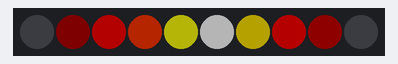
A sketch run on a simulated Arduino Uno, built with avr-gcc and run on an emulated ATmega328P. Parts: 10 RGB LEDs in strip order, left to right. Dim RGB values are drawn brighter than linear.

Above: at 0.01 s.
At 5.16 s:
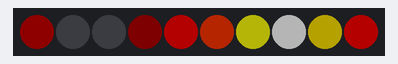
At 10.17 s:
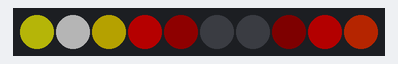
At 15.33 s:
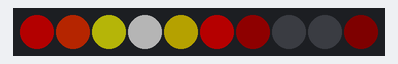
At 20.64 s:
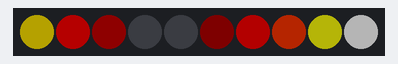

The sketch:

NeoPixelFirewalk.ino
```cpp
// Adapted from the 'Firewalker' LED sneakers sketch for Adafruit NeoPixels by Phillip Burgess
// Designed for a string of 8 neopixels to continuously rotate based on the firewalker color blends.

#include <Adafruit_NeoPixel.h>

const uint8_t gamma[] PROGMEM = { // Gamma correction table for LED brightness
    0,  0,  0,  0,  0,  0,  0,  0,  0,  0,  0,  0,  0,  0,  0,  0,
    0,  0,  0,  0,  0,  0,  0,  0,  0,  0,  0,  0,  1,  1,  1,  1,
    1,  1,  1,  1,  1,  1,  1,  1,  1,  2,  2,  2,  2,  2,  2,  2,
    2,  3,  3,  3,  3,  3,  3,  3,  4,  4,  4,  4,  4,  5,  5,  5,
    5,  6,  6,  6,  6,  7,  7,  7,  7,  8,  8,  8,  9,  9,  9, 10,
   10, 10, 11, 11, 11, 12, 12, 13, 13, 13, 14, 14, 15, 15, 16, 16,
   17, 17, 18, 18, 19, 19, 20, 20, 21, 21, 22, 22, 23, 24, 24, 25,
   25, 26, 27, 27, 28, 29, 29, 30, 31, 32, 32, 33, 34, 35, 35, 36,
   37, 38, 39, 39, 40, 41, 42, 43, 44, 45, 46, 47, 48, 49, 50, 50,
   51, 52, 54, 55, 56, 57, 58, 59, 60, 61, 62, 63, 64, 66, 67, 68,
   69, 70, 72, 73, 74, 75, 77, 78, 79, 81, 82, 83, 85, 86, 87, 89,
   90, 92, 93, 95, 96, 98, 99,101,102,104,105,107,109,110,112,114,
  115,117,119,120,122,124,126,127,129,131,133,135,137,138,140,142,
  144,146,148,150,152,154,156,158,160,162,164,167,169,171,173,175,
  177,180,182,184,186,189,191,193,196,198,200,203,205,208,210,213,
  215,218,220,223,225,228,231,233,236,239,241,244,247,249,252,255 };

// Removed references to shoes and related code
#define N_LEDS        10 // TOTAL number of LEDs in strip
#define LED_PIN        1 // NeoPixel strip is connected here

Adafruit_NeoPixel strip = Adafruit_NeoPixel(N_LEDS, LED_PIN, NEO_GRB + NEO_KHZ800);

int mag[N_LEDS]; // Brightness buffer
uint8_t  offset; // Position of wave


void setup() {
  offset = 0;
  strip.begin();
  strip.setBrightness(64); // 1/4 brightness
}

void loop() {
  uint8_t i;

  mag[0] = 50;
  mag[1] = 100;
  mag[2] = 250;
  mag[3] = 400;
  mag[4] = 600;
  mag[5] = 800;
  mag[6] = 500;
  mag[7] = 300;
  mag[8] = 150;
  mag[9] = 50;

  // Now the grayscale magnitude buffer is remapped to color for the LEDs.
  // The code below uses a blackbody palette, which fades from white to yellow
  // to red to black.  The goal here was specifically a "walking on fire"
  // aesthetic, so the usual ostentatious rainbow of hues seen in most LED
  // projects is purposefully skipped in favor of a more plain effect.
  uint8_t r, g, b;
  int     level;
  for(i=0; i<N_LEDS; i++) { // For each LED...
    level = mag[((offset + i) % N_LEDS)];                // Pixel magnitude (brightness)
    if(level < 255) {              // 0-254 = black to red-1
      r = pgm_read_byte(&gamma[level]);
      g = b = 0;
    } else if(level < 510) {       // 255-509 = red to yellow-1
      r = 255;
      g = pgm_read_byte(&gamma[level - 255]);
      b = 0;
    } else if(level < 765) {       // 510-764 = yellow to white-1
      r = g = 255;
      b = pgm_read_byte(&gamma[level - 510]);
    } else {                       // 765+ = white
      r = g = b = 255;
    }
    // Set R/G/B color along outside of shoe
    strip.setPixelColor(i, r, g, b);
  }

  offset++;
  strip.show();
  delay(75);
}
```

Measured:
- by itself, everything shown: repeats every 19.4 s, in 256 steps
